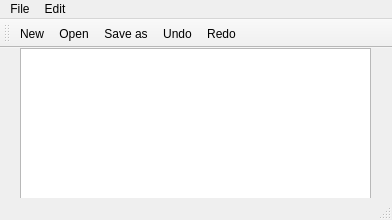
<?xml version="1.0" encoding="UTF-8"?>
<ui version="4.0">
 <class>MainWindow</class>
 <widget class="QMainWindow" name="MainWindow">
  <property name="geometry">
   <rect>
    <x>0</x>
    <y>0</y>
    <width>392</width>
    <height>220</height>
   </rect>
  </property>
  <property name="windowTitle">
   <string>MainWindow</string>
  </property>
  <widget class="QWidget" name="centralwidget">
   <widget class="QWidget" name="verticalLayoutWidget">
    <property name="geometry">
     <rect>
      <x>20</x>
      <y>0</y>
      <width>351</width>
      <height>181</height>
     </rect>
    </property>
    <layout class="QVBoxLayout" name="verticalLayout">
     <item>
      <widget class="QTextEdit" name="textEdit"/>
     </item>
    </layout>
   </widget>
  </widget>
  <widget class="QMenuBar" name="menubar">
   <property name="geometry">
    <rect>
     <x>0</x>
     <y>0</y>
     <width>392</width>
     <height>17</height>
    </rect>
   </property>
   <widget class="QMenu" name="menuFile">
    <property name="title">
     <string>File</string>
    </property>
    <addaction name="actionNew"/>
    <addaction name="actionOpen"/>
    <addaction name="actionSave_as"/>
    <addaction name="actionPrint"/>
    <addaction name="actionExit"/>
   </widget>
   <widget class="QMenu" name="menuEdit">
    <property name="title">
     <string>Edit</string>
    </property>
    <addaction name="actionCopy"/>
    <addaction name="actionPaste"/>
    <addaction name="actionCut"/>
    <addaction name="actionUndo"/>
    <addaction name="actionRedo"/>
   </widget>
   <addaction name="menuFile"/>
   <addaction name="menuEdit"/>
  </widget>
  <widget class="QStatusBar" name="statusbar"/>
  <widget class="QToolBar" name="toolBar">
   <property name="windowTitle">
    <string>toolBar</string>
   </property>
   <attribute name="toolBarArea">
    <enum>TopToolBarArea</enum>
   </attribute>
   <attribute name="toolBarBreak">
    <bool>false</bool>
   </attribute>
   <addaction name="actionNew"/>
   <addaction name="actionOpen"/>
   <addaction name="actionSave_as"/>
   <addaction name="actionUndo"/>
   <addaction name="actionRedo"/>
  </widget>
  <action name="actionNew">
   <property name="icon">
    <iconset resource="Resources.qrc">
     <normaloff>:/images/New.bmp</normaloff>:/images/New.bmp</iconset>
   </property>
   <property name="text">
    <string>New</string>
   </property>
  </action>
  <action name="actionOpen">
   <property name="icon">
    <iconset resource="Resources.qrc">
     <normaloff>:/images/Open.bmp</normaloff>:/images/Open.bmp</iconset>
   </property>
   <property name="text">
    <string>Open</string>
   </property>
  </action>
  <action name="actionSave_as">
   <property name="icon">
    <iconset resource="Resources.qrc">
     <normaloff>:/images/Save.bmp</normaloff>:/images/Save.bmp</iconset>
   </property>
   <property name="text">
    <string>Save as</string>
   </property>
  </action>
  <action name="actionPrint">
   <property name="icon">
    <iconset resource="Resources.qrc">
     <normaloff>:/images/Print_Icon_16.png</normaloff>:/images/Print_Icon_16.png</iconset>
   </property>
   <property name="text">
    <string>Print</string>
   </property>
  </action>
  <action name="actionExit">
   <property name="text">
    <string>Exit</string>
   </property>
  </action>
  <action name="actionCopy">
   <property name="icon">
    <iconset resource="Resources.qrc">
     <normaloff>:/images/Copy.bmp</normaloff>:/images/Copy.bmp</iconset>
   </property>
   <property name="text">
    <string>Copy</string>
   </property>
  </action>
  <action name="actionPaste">
   <property name="icon">
    <iconset resource="Resources.qrc">
     <normaloff>:/images/Paste.bmp</normaloff>:/images/Paste.bmp</iconset>
   </property>
   <property name="text">
    <string>Paste</string>
   </property>
  </action>
  <action name="actionCut">
   <property name="icon">
    <iconset resource="Resources.qrc">
     <normaloff>:/images/Cut.bmp</normaloff>:/images/Cut.bmp</iconset>
   </property>
   <property name="text">
    <string>Cut</string>
   </property>
  </action>
  <action name="actionUndo">
   <property name="icon">
    <iconset resource="Resources.qrc">
     <normaloff>:/images/Undo_Icon_16.png</normaloff>:/images/Undo_Icon_16.png</iconset>
   </property>
   <property name="text">
    <string>Undo</string>
   </property>
  </action>
  <action name="actionRedo">
   <property name="icon">
    <iconset resource="Resources.qrc">
     <normaloff>:/images/Redo_Icon_16.png</normaloff>:/images/Redo_Icon_16.png</iconset>
   </property>
   <property name="text">
    <string>Redo</string>
   </property>
  </action>
 </widget>
 <resources>
  <include location="Resources.qrc"/>
 </resources>
 <connections/>
</ui>
